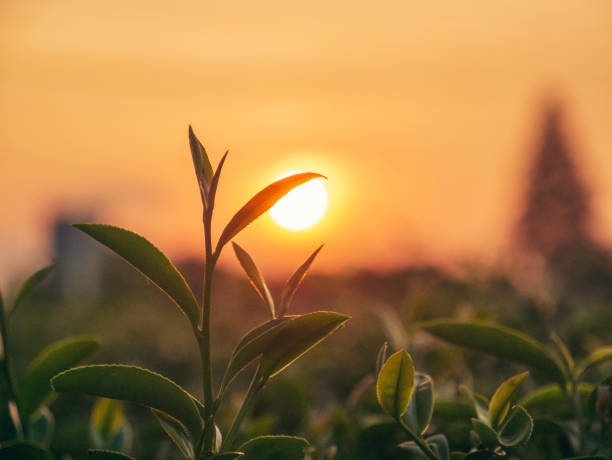
#> input picture Experiment 2/Input Image.jpg, 612 x 460 px
$ python 'Experiment 2.py'
#> lines starting #> are read from the running program, lines starting #| are printed output that depends on the picture
#> in main, image is the input picture: shape (460, 612, 3); mean B, G, R 69.8, 122.2, 163.3
import cv2
import numpy as np

def scale_image(image, scale_factor):
    """Scale an image by a given factor."""
#> called with scale_factor = 0.5
    height, width, channels = image.shape
#> height = 460; width = 612; channels = 3
    new_height = int(height * scale_factor)
#> new_height = 230
    new_width = int(width * scale_factor)
#> new_width = 306

    scaled_image = np.zeros((new_height, new_width, channels), dtype=np.uint8)

    for i in range(new_height):
        for j in range(new_width):
            src_x = int(i / scale_factor)
            src_y = int(j / scale_factor)
            scaled_image[i, j] = image[src_x, src_y]

    return scaled_image

def rotate_image(image, angle):
    """Rotate an image by a given angle (in degrees) around its center."""
#> called with angle = 45
    angle_rad = np.radians(angle)
    height, width, channels = image.shape
#> height = 460; width = 612; channels = 3
    center_x, center_y = height // 2, width // 2
#> center_x = 230; center_y = 306

    # Create an empty array for the rotated image
    rotated_image = np.zeros_like(image)

    for i in range(height):
        for j in range(width):
            # Calculate the source coordinates
            x_shifted = i - center_x
            y_shifted = j - center_y

            src_x = int(center_x + (x_shifted * np.cos(angle_rad) - y_shifted * np.sin(angle_rad)))
            src_y = int(center_y + (x_shifted * np.sin(angle_rad) + y_shifted * np.cos(angle_rad)))

            # Check bounds and assign the pixel value
            if 0 <= src_x < height and 0 <= src_y < width:
                rotated_image[i, j] = image[src_x, src_y]
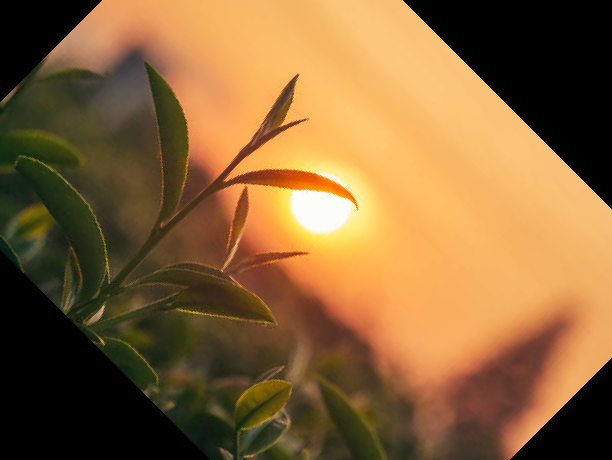
#> rotated_image: shape (460, 612, 3); mean B, G, R 56.7, 99.5, 135.2

    return rotated_image

def flip_image(image, flip_axis):
    """
    Flip an image along the specified axis.
    flip_axis = 0 -> Vertical flip
    flip_axis = 1 -> Horizontal flip
    """
#> called with flip_axis = 0
    height, width, channels = image.shape
#> height = 460; width = 612; channels = 3
    flipped_image = np.zeros_like(image)

    if flip_axis == 0:  # Vertical flip
        for i in range(height):
            flipped_image[i] = image[height - i - 1]
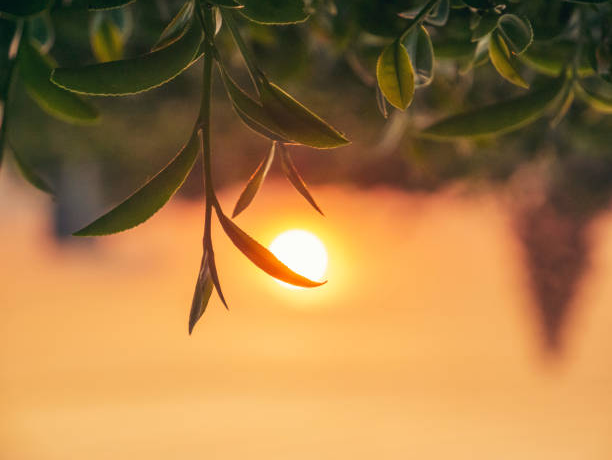
#> flipped_image: shape (460, 612, 3); mean B, G, R 69.8, 122.2, 163.3

    elif flip_axis == 1:  # Horizontal flip
        for j in range(width):
            flipped_image[:, j] = image[:, width - j - 1]

    return flipped_image

def main():
    image = cv2.imread('Input Image.jpg')
    if image is None:
        print("Error: Could not load image.")
        return

    scale_factor = 0.5
    angle = 45

    scaled_image = scale_image(image, scale_factor)
    rotated_image = rotate_image(image, angle)
    flipped_image_vertical = flip_image(image, 0)
    flipped_image_horizontal = flip_image(image, 1)
#> call 2 of flip_image, with flip_axis = 1
#> after the loop in flip_image (call 2), `for j in range(width):`:
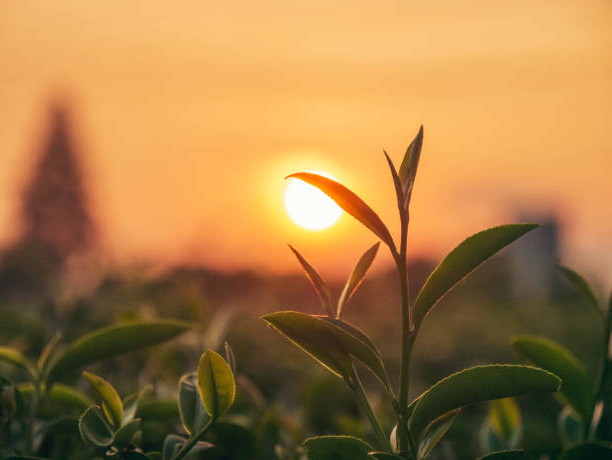
#> flipped_image: shape (460, 612, 3); mean B, G, R 69.8, 122.2, 163.3

    cv2.imwrite('scaled_image.jpg', scaled_image)
    cv2.imwrite('rotated_image.jpg', rotated_image)
    cv2.imwrite('flipped_image_vertical.jpg', flipped_image_vertical)
    cv2.imwrite('flipped_image_horizontal.jpg', flipped_image_horizontal)

    print("Operations completed. Check the output files in the working directory.")

if __name__ == "__main__":
    main()
